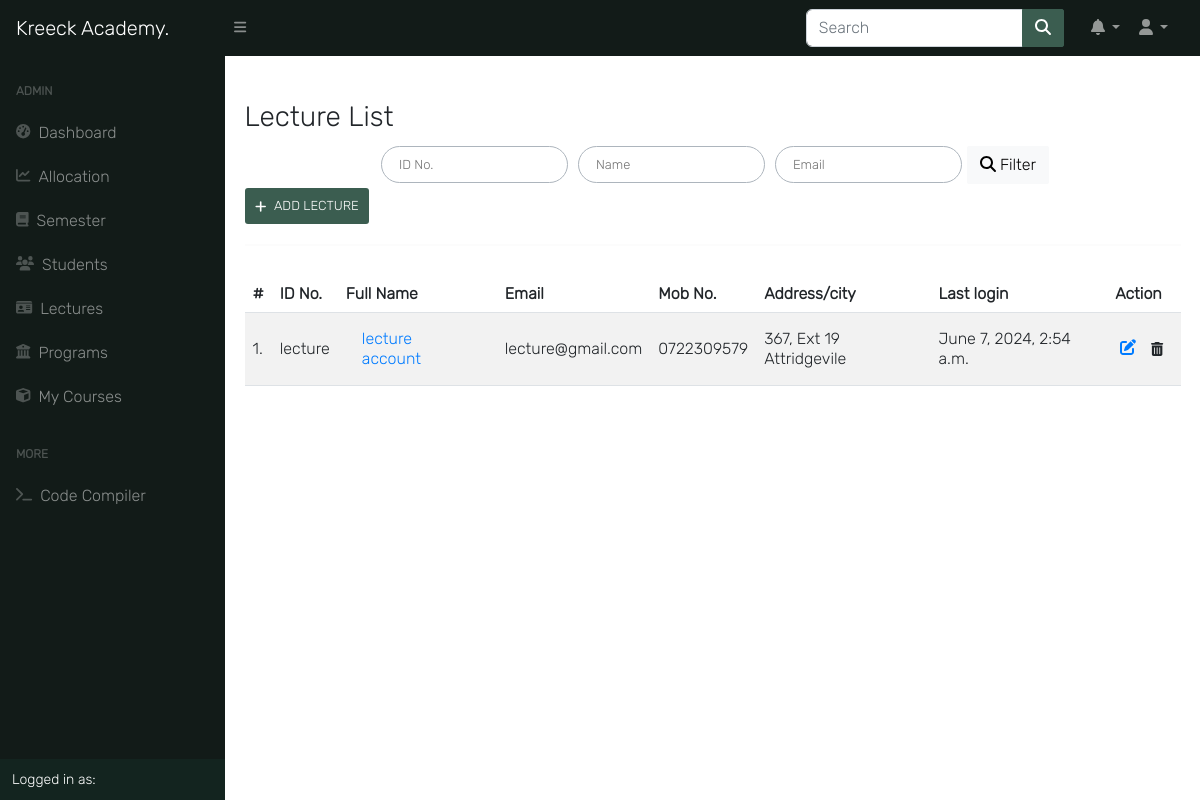
Page /auth/lecturers/ (signed in) on the earlier database version.
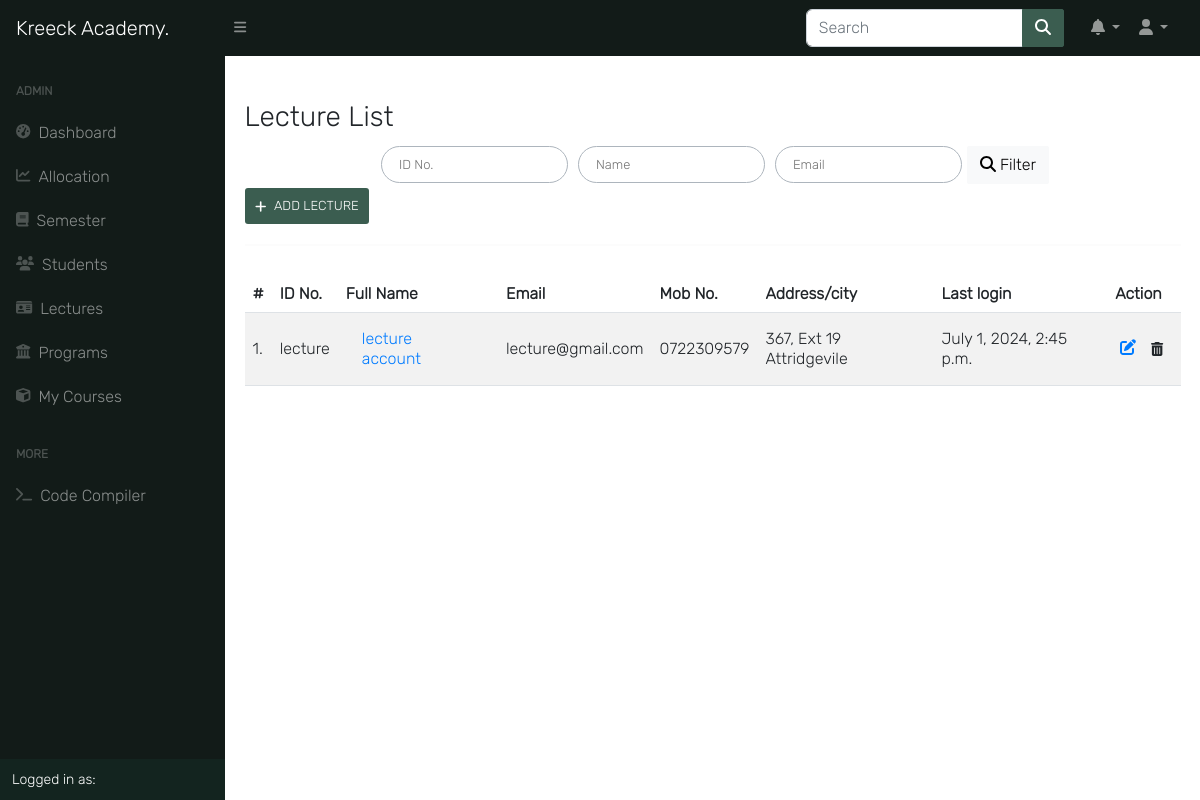
Same page on the later database version.
### accounts/models.py (models this page shows, shortened)
class User(AbstractUser):
    is_student = models.BooleanField(default=False)
    is_lecturer = models.BooleanField(default=False)
    is_parent = models.BooleanField(default=False)
    is_dep_head = models.BooleanField(default=False)
    phone = models.CharField(max_length=60, blank=True, null=True)
    address = models.CharField(max_length=60, blank=True, null=True)
    picture = models.ImageField(upload_to='profile_pictures/%y/%m/%d/', default='default.png', null=True)
    email = models.EmailField(blank=True, null=True)
    username_validator = ASCIIUsernameValidator()
    objects = UserManager()
    @property
    def get_full_name(self):
        full_name = self.username
        if self.first_name and self.last_name:
            full_name = self.first_name + " " + self.last_name
        return full_name

### accounts/views.py (the view)
# urls.py: path('lecturers/', LecturerListView.as_view(), name='lecturer_list'),
@method_decorator([login_required, admin_required], name='dispatch')
class LecturerListView(ListView):
    queryset = User.objects.filter(is_lecturer=True)
    template_name = "accounts/lecturer_list.html"
    paginate_by = 10  # if pagination is desired
    def get_context_data(self, **kwargs):
        context = super().get_context_data(**kwargs)
        context['title'] = "Lecturers | Kreeck Academy"
        return context

### templates/accounts/lecturer_list.html (shortened to what this page needs)
{% extends 'base.html' %}
{% load crispy_forms_tags %}
{% block content %}
<h3 class="mt mt-4">Lecture List</h3>
<div class="content-center">
    <form class="search-form" action="" method="POST">{% csrf_token %}
        <input class="au-input" type="text" name="id_no" placeholder="ID No." value="{{ request.GET.id_no }}"/>
        <input class="au-input" type="text" name="name" placeholder="Name" value="{{ request.GET.name }}"/>
        <input class="au-input" type="text" name="email" placeholder="Email" value="{{ request.GET.email }}"/>
        <button class="btn btn-light" type="submit">
            <i class="fas fa-search"></i>  Filter
        </button>
    </form>
</div>
{% if request.user.is_superuser %}
<a class="add-button" href="{% url 'add_lecturer' %}"><i class="fas fa-plus"></i>Add Lecture</a>
{% endif %}
<hr>
<br>
<div class="table-responsive">
    <table  class="table table-striped ">
        <thead class="thead thead-dark">
            <tr>
                <th scope="col">#</th>
                <th scope="col"> ID No. </th>
                <th scope="col"> Full Name </th>
                <th scope="col"> Email </th>
                <th scope="col"> Mob No. </th>
                <th scope="col"> Address/city </th>
                <th scope="col"> Last login </th>
                {% if request.user.is_superuser %}
                <th scope="col"> Action </th>
                {% endif %}
            </tr>
        </thead>
        <tbody>
            {% for lecturer in object_list %}
            <tr>
                <td data-label="#"> {{ forloop.counter }}.</td>
                <td data-label="Username">{{ lecturer.username }}</td>
                <td data-label="Full Names"><a href="{% url 'profile_single' lecturer.id %}">{{ lecturer.get_full_name }}</a></td>
                <td data-label="Email">{{ lecturer.email }}</td>
                <td data-label="Phone">{{ lecturer.phone }}</td>
                <td data-label="Address">{{ lecturer.address }}</td>
                <td data-label="Last Login">{{ lecturer.last_login }}</td>
                {% if request.user.is_superuser %}
                <td >
                    <div class="update-delete">
                        <a href="{% url 'staff_edit' pk=lecturer.pk %}" class="update"><i class="fas fa-edit"></i></a>
                        <form action="{% url 'lecturer_delete' pk=lecturer.pk %}">{% csrf_token %}
                            <button type="submit" class="btn btn-sm"><i class="fas fa-trash-alt"></i></button>
                        </form>
                    </div>
                </td>
                {% endif %}
            {% endfor %}
        </tbody>
        </table>
</div>
</div>
</div>
{% endblock content %}

Differences in the rows shown:
changed User "lecture": last_login "June 7, 2024, 2:54 a.m." → "July 1, 2024, 2:45 p.m."
